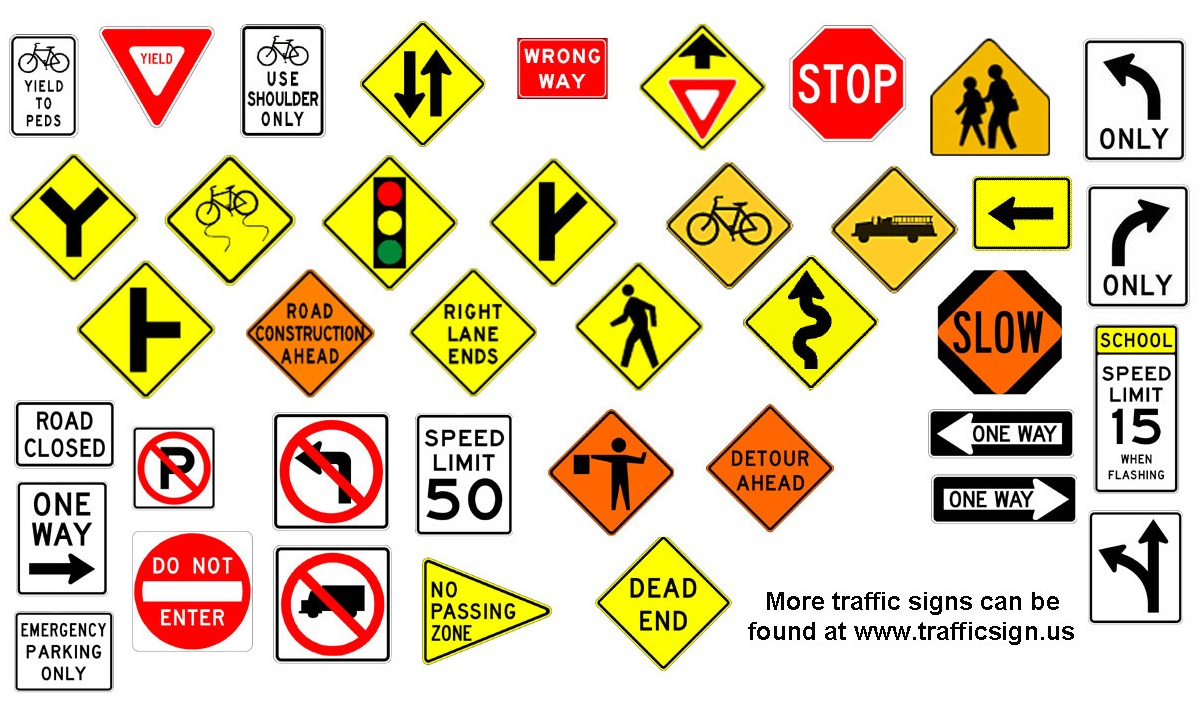
//> input picture cpp/road-signs.jpg, 1200 x 718 px
$ ./detect_triangles   (built with g++ and OpenCV 4)
//> lines starting //> are read from the running program, lines starting //| are printed output that depends on the picture; after the words box and inside, x2 and y2 are one past the last pixel; in counts of white or black regions, pixels touching at a corner belong together
#include <opencv2/core/core.hpp>
#include <opencv2/highgui/highgui.hpp>
#include <opencv2/imgproc/imgproc.hpp>

using namespace cv;

void drawStuff();
void drawAllTriangles(Mat&, const vector< vector<Point> >&);

Mat img_rgb,img_gray,canny_output,drawing;

int thresh = 100;
int max_thresh = 255;

int main(){
    img_rgb  = imread("../road-signs.jpg");
//> img_rgb is the input picture: 718 rows x 1200 cols, CV_8UC3; mean B, G, R 178.7, 209.2, 224.7
    cvtColor(img_rgb,img_gray,CV_RGB2GRAY);
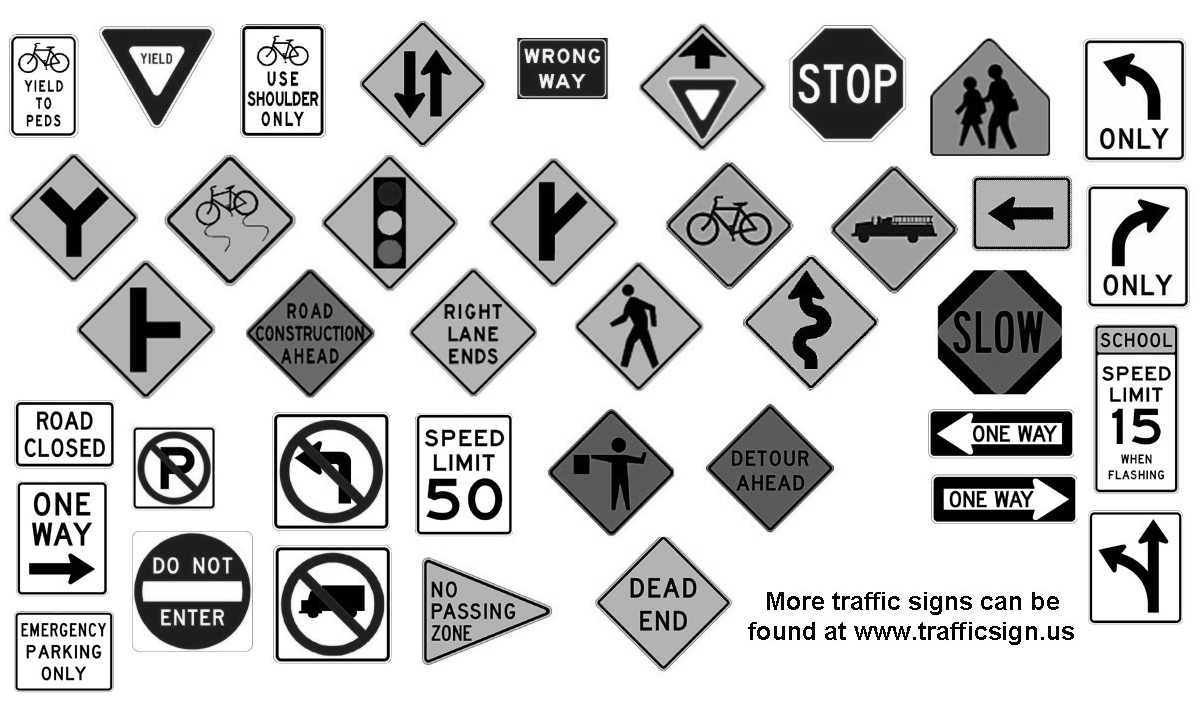
//> img_gray: 718 rows x 1200 cols, CV_8UC1; min 0, max 255, mean 201.8
    imshow("InputImage",img_rgb);
    drawStuff();
    waitKey(0);
}

void drawStuff(){
    vector<vector<Point> > contours;
    vector<Vec4i> hierarchy;

    Canny( img_gray, canny_output, thresh, thresh*2, 3 );
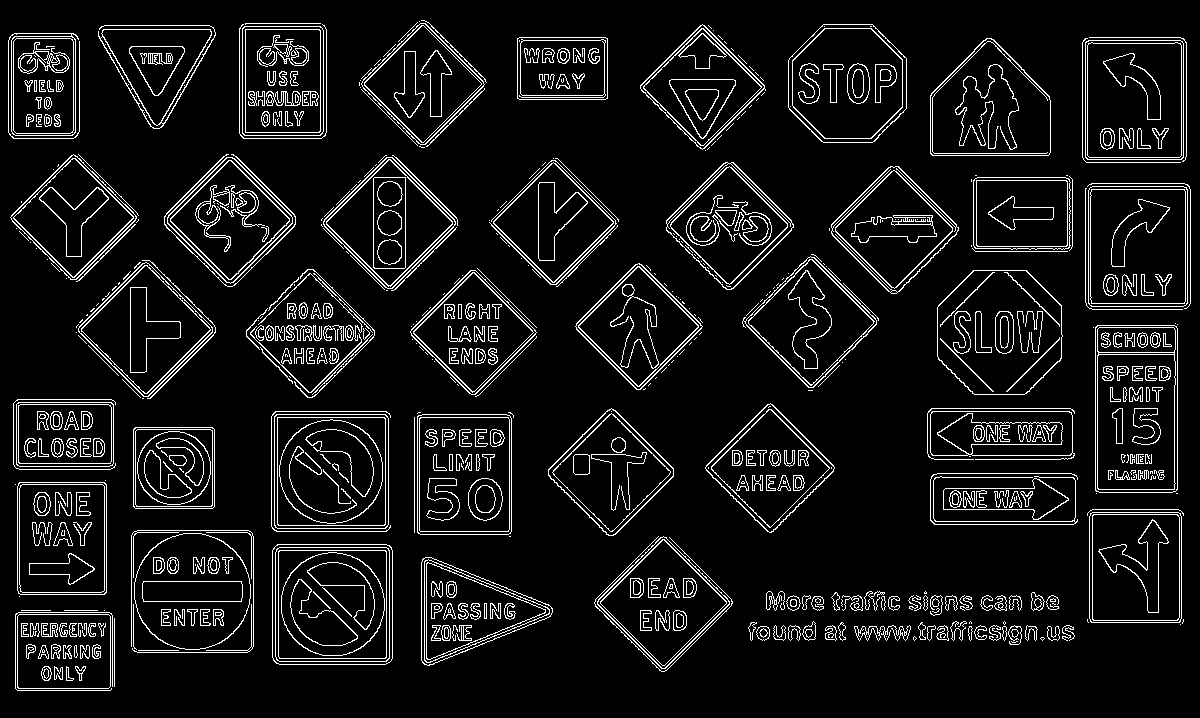
//> canny_output: 718 rows x 1200 cols, CV_8UC1; 8.1% white in thin lines or dots
    imshow("Canny",canny_output);
    findContours( canny_output, contours, hierarchy, CV_RETR_TREE, CV_CHAIN_APPROX_SIMPLE, Point(0, 0) );
//> contours = 1207 contours, 439 with area under 20; largest, box (x1, y1, x2, y2) and area: (272, 544, 393, 665) 14342, (272, 544, 393, 665) 14334, (1095, 325, 1178, 493) 13678, (1095, 325, 1178, 493) 13672, (274, 414, 389, 529) 12979
    drawing = Mat::zeros( canny_output.size(), CV_8UC3 );

    drawAllTriangles(drawing,contours);
    imshow("Triangles",drawing);
}

void drawAllTriangles(Mat& img, const vector< vector<Point> >& contours){
    vector<Point> approxTriangle;
    for(size_t i = 0; i < contours.size(); i++){
        approxPolyDP(contours[i], approxTriangle, arcLength(Mat(contours[i]), true)*0.05, true);
        if(approxTriangle.size() == 3){
            drawContours(img, contours, i, Scalar(0, 255, 255), CV_FILLED); // fill GREEN
            vector<Point>::iterator vertex;
            for(vertex = approxTriangle.begin(); vertex != approxTriangle.end(); ++vertex){
                circle(img, *vertex, 3, Scalar(0, 0, 255), 1);
            }
        }
    }
//> this loop made 1207 passes
//> approxTriangle on passes 1, 7, 10: 2 Points (x, y): [138, 650], [178, 650], 1 Point (x, y): [886, 636], 1 Point (x, y): [882, 629]
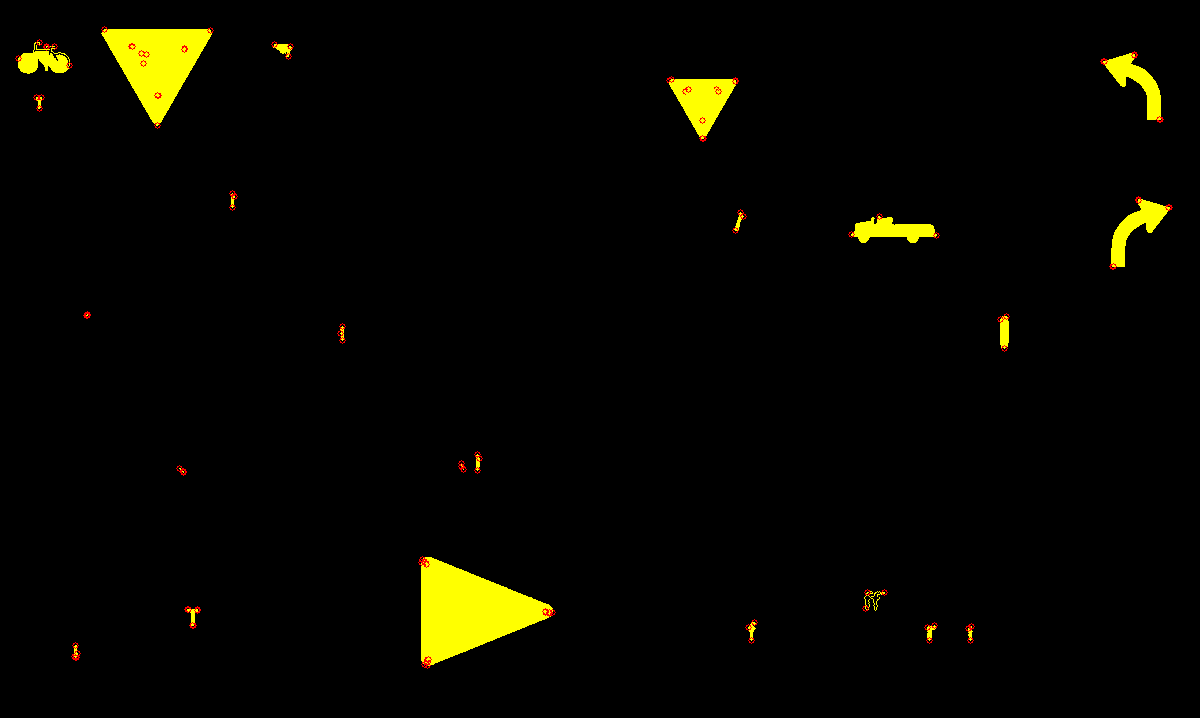
//> img: 718 rows x 1200 cols, CV_8UC3; mean B, G, R 0, 6.5, 7
//> after the loop, approxTriangle = 2 Points (x, y): [421, 20], [486, 82]
}
